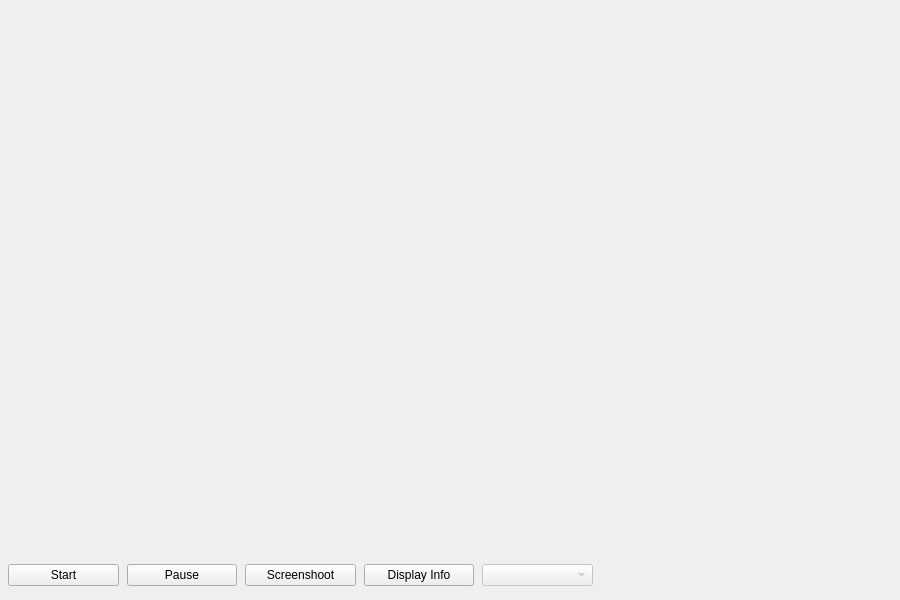
<?xml version="1.0" encoding="UTF-8"?>
<ui version="4.0">
 <class>MainWindow</class>
 <widget class="QMainWindow" name="MainWindow">
  <property name="enabled">
   <bool>true</bool>
  </property>
  <property name="geometry">
   <rect>
    <x>0</x>
    <y>0</y>
    <width>900</width>
    <height>600</height>
   </rect>
  </property>
  <property name="minimumSize">
   <size>
    <width>900</width>
    <height>600</height>
   </size>
  </property>
  <property name="maximumSize">
   <size>
    <width>900</width>
    <height>600</height>
   </size>
  </property>
  <property name="windowTitle">
   <string>Main Window</string>
  </property>
  <property name="tabShape">
   <enum>QTabWidget::Rounded</enum>
  </property>
  <widget class="QWidget" name="centralwidget">
   <property name="minimumSize">
    <size>
     <width>900</width>
     <height>600</height>
    </size>
   </property>
   <property name="maximumSize">
    <size>
     <width>900</width>
     <height>600</height>
    </size>
   </property>
   <widget class="QWidget" name="horizontalLayoutWidget">
    <property name="geometry">
     <rect>
      <x>0</x>
      <y>550</y>
      <width>601</width>
      <height>51</height>
     </rect>
    </property>
    <layout class="QHBoxLayout" name="videoControlLayout">
     <property name="spacing">
      <number>8</number>
     </property>
     <property name="leftMargin">
      <number>8</number>
     </property>
     <property name="topMargin">
      <number>8</number>
     </property>
     <property name="rightMargin">
      <number>8</number>
     </property>
     <property name="bottomMargin">
      <number>8</number>
     </property>
     <item>
      <widget class="QPushButton" name="startVideoBtn">
       <property name="text">
        <string>Start</string>
       </property>
      </widget>
     </item>
     <item>
      <widget class="QPushButton" name="pauseVideoBtn">
       <property name="text">
        <string>Pause</string>
       </property>
      </widget>
     </item>
     <item>
      <widget class="QPushButton" name="screenShootBtn">
       <property name="text">
        <string>Screenshoot</string>
       </property>
      </widget>
     </item>
     <item>
      <widget class="QPushButton" name="displayInfoBtn">
       <property name="minimumSize">
        <size>
         <width>0</width>
         <height>0</height>
        </size>
       </property>
       <property name="text">
        <string>Display Info</string>
       </property>
      </widget>
     </item>
     <item>
      <widget class="QComboBox" name="videoFrameFormatCb">
       <property name="enabled">
        <bool>false</bool>
       </property>
      </widget>
     </item>
    </layout>
   </widget>
   <widget class="QLabel" name="videoOutpuFrame">
    <property name="geometry">
     <rect>
      <x>0</x>
      <y>0</y>
      <width>600</width>
      <height>551</height>
     </rect>
    </property>
    <property name="autoFillBackground">
     <bool>false</bool>
    </property>
    <property name="text">
     <string/>
    </property>
    <property name="pixmap">
     <pixmap>camera.png</pixmap>
    </property>
    <property name="scaledContents">
     <bool>true</bool>
    </property>
   </widget>
  </widget>
 </widget>
 <resources/>
 <connections/>
</ui>
